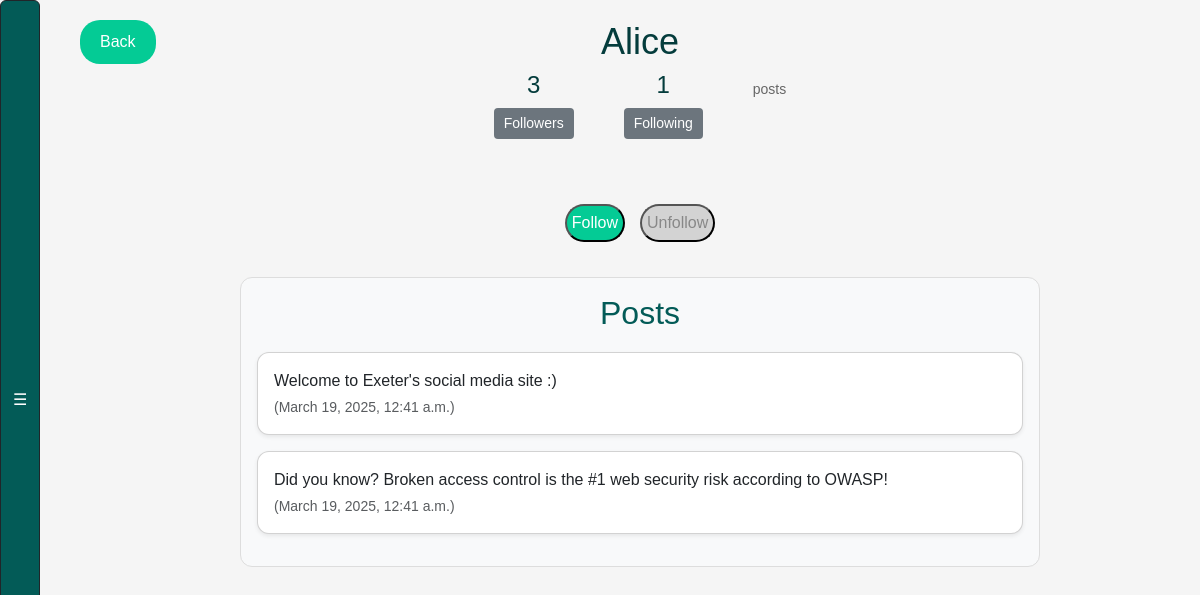
The page /profile/1/ (signed in) on the database its author committed.
### webapp/models.py (models this page shows, shortened)
class Profile(models.Model):
    user = models.OneToOneField(User, on_delete=models.CASCADE)
    follows = models.ManyToManyField(
        "self",
        related_name="followed_by",
        symmetrical=False,
        blank=True
    )
    private = models.BooleanField(default=False)
    def create_profile(sender, instance, created, **kwargs):
        if created:
            user_profile = Profile(user=instance)
            user_profile.save()
            user_profile.follows.set([instance.id, 1, 2])
            user_profile.save()
    post_save.connect(create_profile, sender=User)

class Post(models.Model):
    user = models.ForeignKey(
        User, related_name="posts", on_delete=models.DO_NOTHING
    )
    body = models.CharField(max_length=140)
    created_at = models.DateTimeField(auto_now_add=True)

### webapp/views.py (the view, shortened to what this page needs)
# urls.py: path('profile/<int:pk>/', views.profile, name='profile'),
@login_required
def profile(request, pk):
    if not hasattr(request.user, 'profile'):
        missing_profile = Profile(user=request.user)
        missing_profile.save()
    profile = get_object_or_404(Profile, pk=pk)
    flag = None
    return render(request, "profile.html", {"profile": profile, "flag": flag})

### webapp/templates/profile.html (shortened to what this page needs)
{% load static %}
<!DOCTYPE html>
<html>
<head>
    <link href="https://cdn.jsdelivr.net/npm/bootstrap@5.3.0-alpha1/dist/css/bootstrap.min.css" rel="stylesheet">
    <link rel="stylesheet" href="{% static 'css/style.css' %}">
</head>
<body>
    {% include 'exercise_bar.html' %}
    <div class="top-buttons">
        <a href="{% url 'profile_list' %}" class="btn-top">Back</a>
    </div>
    <div class="main-content">
        <div class="profile-header text-center">
            <h1>{{profile.user.username}}</h1>
            <div class="stats">
                <div>
                    <h4>{{ profile.followed_by.count }}</h4>
                    <a href="{% url 'followers' profile.pk %}" class="btn btn-profile">Followers</a>
                </div>
                <div>
                    <h4>{{ profile.follows.count }}</h4>
                    <a href="{% url 'following' profile.pk %}" class="btn btn-profile">Following</a>
                </div>
                <div>
                    <p>posts</p>
                </div>
            </div>
        </div>
        <form method="post">
            <div class="buttons has-addons">
            {% if profile in user.profile.follows.all %}
                <button class="button follow is-static">Follow</button>
                <button class="button unfollow" name="follow" value="unfollow">
                    Unfollow
                </button>
            {% else %}
                <button class="button follow" name="follow" value="follow">
                    Follow
                </button>
                <button class="button unfollow is-static">Unfollow</button>
            {% endif %}
            </div>
        </form>
        <div class="posts-container">
            <div class="posts-scrollable overflow-auto p-3">
                <h2 class="text-center">Posts</h2>
                {% for post in profile.user.posts.all %}
                <div class="post card shadow-sm p-3 mb-3">
                    <p class="mb-1">{{ post.body }}</p>
                    <p class="text-muted small">({{ post.created_at }})</p>
                </div>
                {% empty %}
                <p class="text-center">No posts yet.</p>
                {% endfor %}
            </div>
        </div>
    </div>
</body>
</html>

### webapp/static/css/style.css (style rules this page uses)
body { background-color: #f5f5f5; font-family: 'Nunito', sans-serif; margin: 0; display: flex; height: 100vh; overflow-y: auto; }
.main-content { margin-left: 80px; padding: 20px; flex-grow: 1; display: flex; flex-direction: column; align-items: center; transition: margin-left 0.3s ease; }
.top-buttons { position: fixed; text-align: center; flex-direction: column; top: 20px; left: 80px; display: flex; gap: 15px; transition: left 0.3s ease; }
.btn-feed, .btn-top { text-decoration: none; background-color: #04cb95; color: white; border: none; padding: 10px 20px; border-radius: 20px; font-size: 16px; cursor: pointer; }
.profile-header { text-align: center; margin-bottom: 30px; }
.profile-header h1 { font-size: 36px; color: #043c3c; }
.profile-header .stats { display: flex; justify-content: center; gap: 50px; }
.profile-header .stats div { text-align: center; }
.profile-header .stats h4 { font-size: 24px; color: #043c3c; }
.profile-header .stats p { font-size: 14px; color: #666; }
.btn-profile { text-decoration: none; color: #fff; background-color: #6c757d; border: none; padding: 5px 10px; border-radius: 4px; display: inline-block; text-align: center; font-size: 14px; cursor: pointer; }
.posts-container { width: 100%; max-width: 800px; margin: 0 auto; }
.posts-scrollable { max-height: 400px; overflow-y: auto; padding: 15px; border-radius: 12px; background-color: #f8f9fa; border: 1px solid #ddd; }
.post { background-color: white; border-radius: 12px; box-shadow: 0px 4px 10px rgba(0, 0, 0, 0.1); margin-bottom: 15px; transition: transform 0.2s ease-in-out, box-shadow 0.2s ease-in-out; }
.posts-container h2 { color: #035b57; margin-bottom: 20px; text-align: center; }
.post p { margin: 0; word-wrap: break-word; }
.buttons.has-addons { display: flex; justify-content: center; align-items: center; gap: 15px; padding: 15px; border-radius: 50px; margin-top: 20px; width: fit-content; margin: 20px; }
.button.follow { background-color: #04cb95; padding: 5px; border-radius: 50px; color: white; }
.button.unfollow { background-color: #ff6b6b; padding: 5px; border-radius: 50px; color: white; }
.button.is-static { background-color: #d3d3d3; color: #888888; box-shadow: none; transform: none; }

### rows shown on the page
Profile: user.username "Alice", followed_by.count "3", follows.count "1"
Post: body "Welcome to Exeter's social media site :)", created_at "March 19, 2025, 12:41 a.m."
Post: body "Did you know? Broken access control is the #1 web security risk according to OWASP!", created_at "March 19, 2025, 12:41 a.m."
